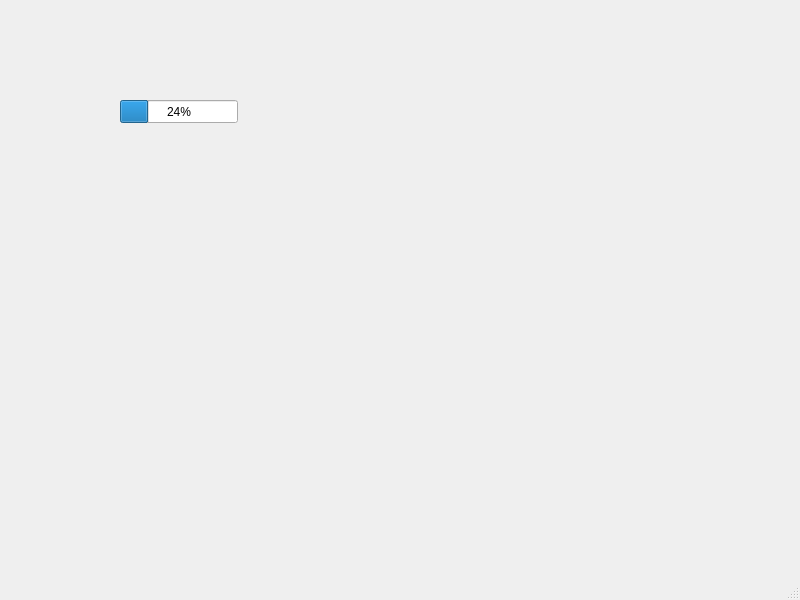
<?xml version="1.0" encoding="UTF-8"?>
<ui version="4.0">
 <class>MainWindow</class>
 <widget class="QMainWindow" name="MainWindow">
  <property name="geometry">
   <rect>
    <x>0</x>
    <y>0</y>
    <width>800</width>
    <height>600</height>
   </rect>
  </property>
  <property name="windowTitle">
   <string>MainWindow</string>
  </property>
  <widget class="QWidget" name="centralwidget">
   <widget class="QProgressBar" name="progressBar">
    <property name="geometry">
     <rect>
      <x>120</x>
      <y>100</y>
      <width>118</width>
      <height>23</height>
     </rect>
    </property>
    <property name="value">
     <number>24</number>
    </property>
   </widget>
  </widget>
  <widget class="QMenuBar" name="menubar">
   <property name="geometry">
    <rect>
     <x>0</x>
     <y>0</y>
     <width>800</width>
     <height>23</height>
    </rect>
   </property>
  </widget>
  <widget class="QStatusBar" name="statusbar"/>
 </widget>
 <resources/>
 <connections/>
</ui>
